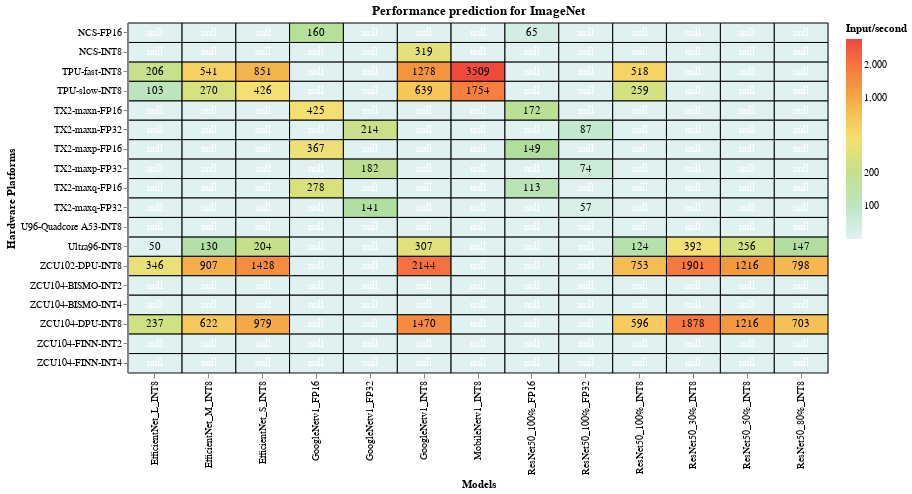

The cell this chart's notebook holds for it:
### Markdown cell above
The following heatmap shows the theoretical performance for the listed hardware platforms for ImageNet classification. The metric used for the theoretical performance is input/second.
Looking at the plot, it becomes clear that prunning along with quantization outputs some of the best performance results.

### Code cell
#hide_input
path_csv = 'data/performance_predictions_imagenet_mnist_cifar_2.csv'
    ## Reading csv file and converting data to (Neural network, Platform, Value)
df = pd.read_csv(path_csv)

df1 = pd.DataFrame()
columns = (df.loc[:, df.columns!='hardw']).columns #select all columns except first
for column in columns:
    df_=pd.melt(df, id_vars=['hardw'], value_vars=column) #melt df1 into a df1 of 2 columns
    df1=pd.concat([df1,df_])
df1.columns= ['y','x','values'] #setting new column names
#replace 0s for NaN values because with 0s the grid doesn't show up
df1['values'] = df1['values'].replace({ 0.0:np.nan})
df_imagenet = dataframe_contains(input_df=df1, column='x', value='GoogleNetv|MobileNetv1|ResNet50|EfficientNet')

df_imagenet.to_csv('c:/Users/alinav/Documents/GitHub/QutibenchWeb/_notebooks/data/cleaned_csv/performance_prediction_imagenet.csv', index = False)

#df_cifar10.head(200)
heatmap(df_imagenet, 'pink', 'Performance prediction for ImageNet')

### Figure 1 — Vega-Lite specification as saved in the notebook (floating-point values rounded to 4 significant figures; data arrays with more than 128 entries replaced by an {"elided": "..."} marker saying what was removed)
{"config": {"view": {"continuousWidth": 400, "continuousHeight": 300}}, "layer": [{"mark": {"type": "rect", "invalid": null, "stroke": "black", "strokeWidth": 1}, "encoding": {"color": {"type": "quantitative", "field": "values", "scale": {"scheme": "lightmulti", "type": "log"}, "title": "Input/second"}, "tooltip": [{"type": "quantitative", "field": "values", "title": "Input/sec"}, {"type": "nominal", "field": "x", "title": "Model"}, {"type": "nominal", "field": "y", "title": "Hardware Platform"}], "x": {"type": "ordinal", "field": "x", "title": "Models"}, "y": {"type": "ordinal", "field": "y", "title": "Hardware Platforms"}}, "height": 350, "selection": {"selector003": {"type": "single", "on": "mouseover", "nearest": true}}, "title": "Performance prediction for ImageNet", "width": 700}, {"mark": {"type": "text", "color": "white"}, "encoding": {"color": {"condition": {"value": "black", "test": "(datum.values > 1)"}, "value": "white"}, "text": {"type": "quantitative", "field": "values", "format": ".0f"}, "tooltip": [{"type": "quantitative", "field": "values", "format": ".0f", "title": "Input/sec"}, {"type": "nominal", "field": "x", "title": "Model"}, {"type": "nominal", "field": "y", "title": "Hardware Platform"}], "x": {"type": "ordinal", "field": "x", "title": "Models"}, "y": {"type": "ordinal", "field": "y", "title": "Hardware Platforms"}}}], "data": {"name": "data-ec8b54d1c790be875da4a1641b3f9497"}, "$schema": "https://vega.github.io/schema/vega-lite/v4.0.2.json", "datasets": {"data-ec8b54d1c790be875da4a1641b3f9497": {"elided": "234 records"}}}
